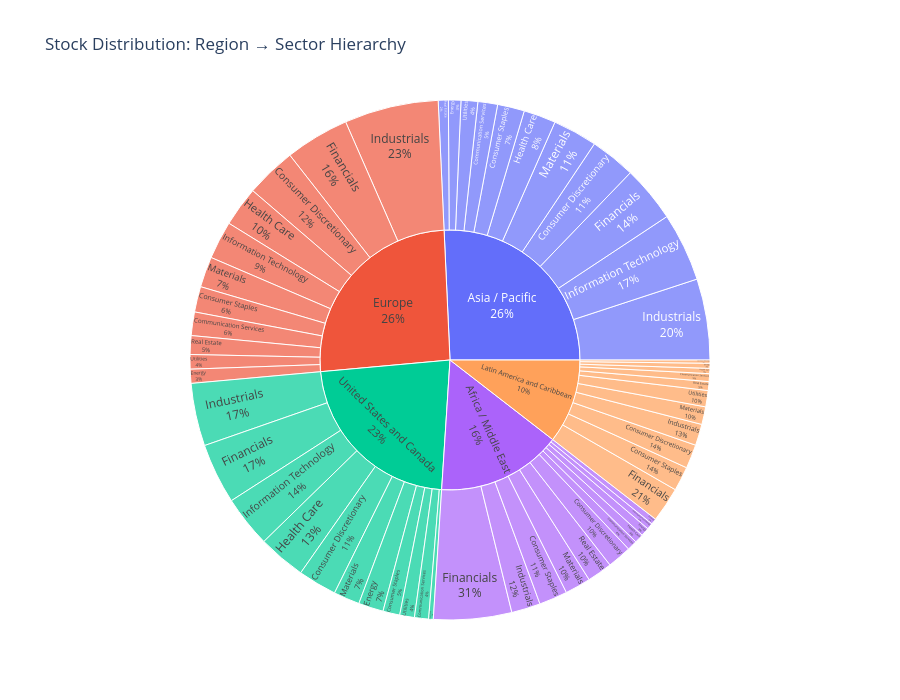

Notebook cell for this chart:
### Code cell
# Sunburst chart: Region → Sector hierarchy
if HAVE_PLOTLY and 'region' in all_stocks.columns and 'sector' in all_stocks.columns:
    sunburst_data = all_stocks[['region', 'sector']].dropna()
    sunburst_counts = sunburst_data.groupby(['region', 'sector']).size().reset_index(name='count')

    if len(sunburst_counts) > 0:
        fig = px.sunburst(
                sunburst_counts,
                path=['region', 'sector'],
                values='count',
                title='Stock Distribution: Region → Sector Hierarchy',
                height=700
                )
        fig.update_traces(textinfo='label+percent parent')
        fig.show()

### Figure 1 — Plotly figure (JSON) as saved in the notebook; plotly's stock layout.template omitted (floating-point values rounded to 4 significant figures)
{"data": [{"branchvalues": "total", "domain": {"x": [0.0, 1.0], "y": [0.0, 1.0]}, "hovertemplate": "labels=%{label}<br>count=%{value}<br>parent=%{parent}<br>id=%{id}<extra></extra>", "ids": ["Africa / Middle East/Communication Services", "Africa / Middle East/Consumer Discretionary", "Africa / Middle East/Consumer Staples", "Africa / Middle East/Energy", "Africa / Middle East/Financials", "Africa / Middle East/Health Care", "Africa / Middle East/Industrials", "Africa / Middle East/Information Technology", "Africa / Middle East/Materials", "Africa / Middle East/Real Estate", "Africa / Middle East/Utilities", "Asia / Pacific/Communication Services", "Asia / Pacific/Consumer Discretionary", "Asia / Pacific/Consumer Staples", "Asia / Pacific/Energy", "Asia / Pacific/Financials", "Asia / Pacific/Health Care", "Asia / Pacific/Industrials", "Asia / Pacific/Information Technology", "Asia / Pacific/Materials", "Asia / Pacific/Real Estate", "Asia / Pacific/Utilities", "Europe/Communication Services", "Europe/Consumer Discretionary", "Europe/Consumer Staples", "Europe/Energy", "Europe/Financials", "Europe/Health Care", "Europe/Industrials", "Europe/Information Technology", "Europe/Materials", "Europe/Real Estate", "Europe/Utilities", "Latin America and Caribbean/Communication Services", "Latin America and Caribbean/Consumer Discretionary", "Latin America and Caribbean/Consumer Staples", "Latin America and Caribbean/Energy", "Latin America and Caribbean/Financials", "Latin America and Caribbean/Health Care", "Latin America and Caribbean/Industrials", "Latin America and Caribbean/Information Technology", "Latin America and Caribbean/Materials", "Latin America and Caribbean/Real Estate", "Latin America and Caribbean/Utilities", "United States and Canada/Communication Services", "United States and Canada/Consumer Discretionary", "United States and Canada/Consumer Staples", "United States and Canada/Energy", "United States and Canada/Financials", "United States and Canada/Health Care", "United States and Canada/Industrials", "United States and Canada/Information Technology", "United States and Canada/Materials", "United States and Canada/Real Estate", "United States and Canada/Utilities", "Africa / Middle East", "Asia / Pacific", "Europe", "Latin America and Caribbean", "United States and Canada"], "labels": ["Communication Services", "Consumer Discretionary", "Consumer Staples", "Energy", "Financials", "Health Care", "Industrials", "Information Technology", "Materials", "Real Estate", "Utilities", "Communication Services", "Consumer Discretionary", "Consumer Staples", "Energy", "Financials", "Health Care", "Industrials", "Information Technology", "Materials", "Real Estate", "Utilities", "Communication Services", "Consumer Discretionary", "Consumer Staples", "Energy", "Financials", "Health Care", "Industrials", "Information Technology", "Materials", "Real Estate", "Utilities", "Communication Services", "Consumer Discretionary", "Consumer Staples", "Energy", "Financials", "Health Care", "Industrials", "Information Technology", "Materials", "Real Estate", "Utilities", "Communication Services", "Consumer Discretionary", "Consumer Staples", "Energy", "Financials", "Health Care", "Industrials", "Information Technology", "Materials", "Real Estate", "Utilities", "Africa / Middle East", "Asia / Pacific", "Europe", "Latin America and Caribbean", "United States and Canada"], "name": "", "parents": ["Africa / Middle East", "Africa / Middle East", "Africa / Middle East", "Africa / Middle East", "Africa / Middle East", "Africa / Middle East", "Africa / Middle East", "Africa / Middle East", "Africa / Middle East", "Africa / Middle East", "Africa / Middle East", "Asia / Pacific", "Asia / Pacific", "Asia / Pacific", "Asia / Pacific", "Asia / Pacific", "Asia / Pacific", "Asia / Pacific", "Asia / Pacific", "Asia / Pacific", "Asia / Pacific", "Asia / Pacific", "Europe", "Europe", "Europe", "Europe", "Europe", "Europe", "Europe", "Europe", "Europe", "Europe", "Europe", "Latin America and Caribbean", "Latin America and Caribbean", "Latin America and Caribbean", "Latin America and Caribbean", "Latin America and Caribbean", "Latin America and Caribbean", "Latin America and Caribbean", "Latin America and Caribbean", "Latin America and Caribbean", "Latin America and Caribbean", "Latin America and Caribbean", "United States and Canada", "United States and Canada", "United States and Canada", "United States and Canada", "United States and Canada", "United States and Canada", "United States and Canada", "United States and Canada", "United States and Canada", "United States and Canada", "United States and Canada", "", "", "", "", ""], "values": [50.0, 120.0, 141.0, 42.0, 388.0, 45.0, 144.0, 31.0, 128.0, 125.0, 29.0, 98.0, 226.0, 134.0, 62.0, 280.0, 160.0, 403.0, 341.0, 221.0, 50.0, 83.0, 117.0, 252.0, 127.0, 70.0, 319.0, 198.0, 468.0, 189.0, 152.0, 93.0, 72.0, 39.0, 119.0, 121.0, 25.0, 174.0, 26.0, 106.0, 16.0, 88.0, 44.0, 81.0, 70.0, 193.0, 84.0, 124.0, 301.0, 237.0, 312.0, 256.0, 130.0, 23.0, 73.0, 1243.0, 2058.0, 2057.0, 839.0, 1803.0], "type": "sunburst", "textinfo": "label+percent parent"}], "layout": {"legend": {"tracegroupgap": 0}, "title": {"text": "Stock Distribution: Region → Sector Hierarchy"}, "height": 700}}
